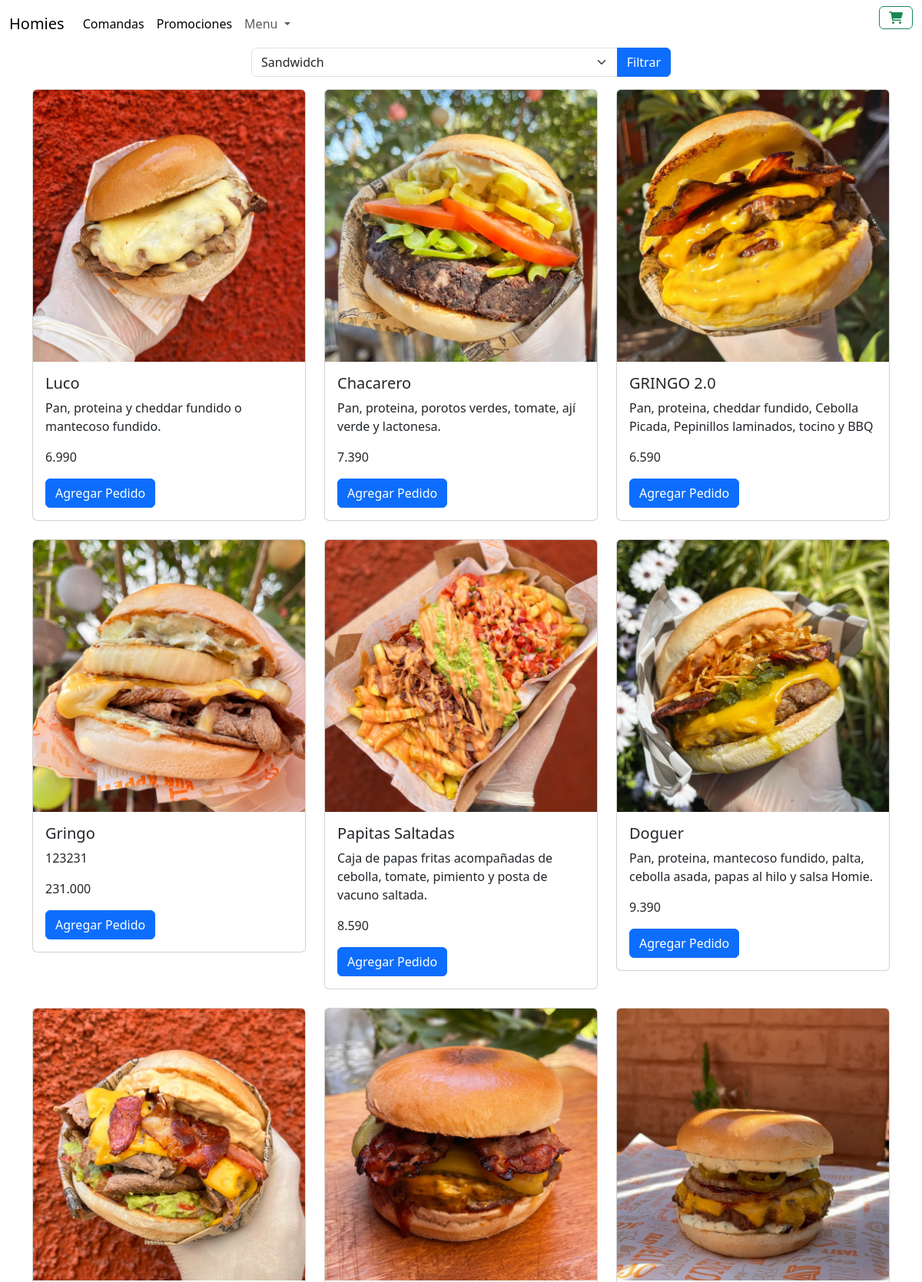
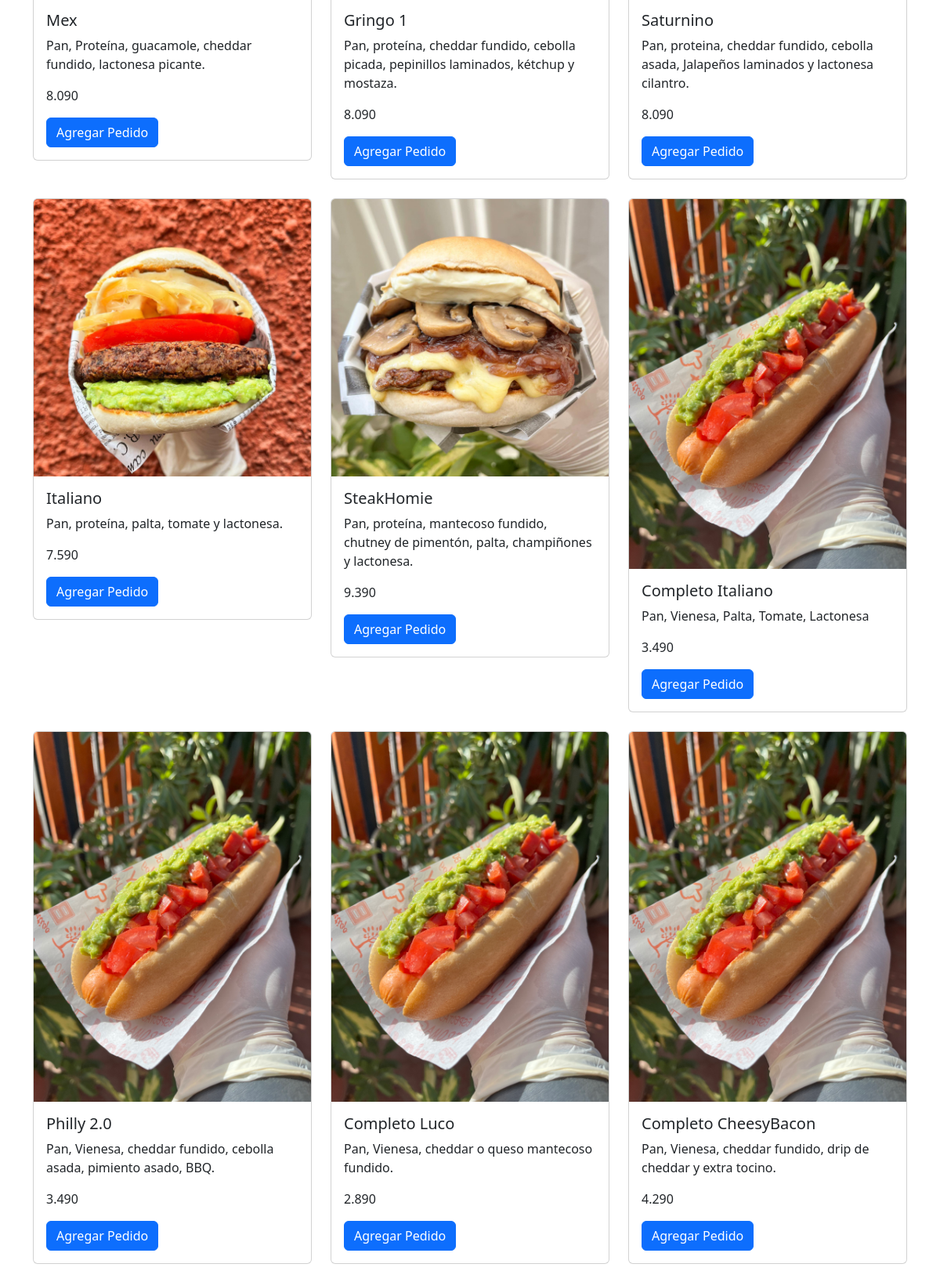
Screenshot of /listar_productos (upper part) with the database file from the repository (2 pictures, top to bottom).
### app/models.py (models this page shows, shortened)
class Producto(models.Model):
    nombre = models.CharField(max_length=200)
    descripcion = models.TextField()
    precio = models.DecimalField(max_digits=6, decimal_places=3)
    stock = models.IntegerField()
    fecha_creacion = models.DateTimeField(auto_now_add=True)
    categoria = models.ForeignKey(Categoria, on_delete=models.CASCADE)
    imagen = models.ImageField(upload_to="productos", null=True)
    cantidad = models.IntegerField(default=0)
    comentario = models.CharField(max_length=100,default="")
    SIMPLE = 'Simple'
    DOBLE = 'Doble'
    OPCIONES_HAMBURGUESA = [
        (SIMPLE, 'Hamburguesa Simple'),
        (DOBLE, 'Hamburguesa Doble'),
    ]
    tipo_hamburguesa = models.CharField(
        max_length=10,
        choices=OPCIONES_HAMBURGUESA,
        default=SIMPLE,
    )

### app/views.py (the view)
# urls.py: path('listar_productos', listar_productos, name='listar_productos'),
def listar_productos(request,categoria_id=None):
    categorias = Categoria.objects.all()  # Asegúrate de importar la clase Categoria
    if request.method == 'POST':
        form = ProductoForm(request.POST)
        if form.is_valid():
            form.save()
            return redirect('home')  # Redirige a la misma página después de agregar un producto
    else:
        form = ProductoForm()
    if 'categoria_id' in request.GET:
        categoria_id = request.GET['categoria_id']
        productos = Producto.objects.filter(categoria__id=categoria_id)
    else:
        productos = Producto.objects.all()
    context = {'productos': productos, 'form': form, 'categorias': categorias}
    return render(request, 'app/listar_productos.html', context)

### app/forms.py
class ProductoForm(forms.ModelForm):
    class Meta:
        model = Producto
        fields = ['nombre', 'cantidad', 'precio', 'comentario', 'tipo_hamburguesa']

### app/templates/app/listar_productos.html (shortened to what this page needs)
{% extends 'app/base.html' %}
{% block content %}
    <div class="container">
      <div class="row justify-content-center">
        <div class="col-md-6">
          <form class="mb-3" method="get" action="{% url 'listar_productos' %}">
            <div class="input-group">
              <select class="form-select" name="categoria_id" id="categoria">
                {% for categoria in categorias %}
                  <option value="{{ categoria.id }}">{{ categoria.nombre }}</option>
                {% endfor %}
              </select>
              <button type="submit" class="btn btn-primary">Filtrar</button>
            </div>
          </form>
        </div>
      </div>
    </div>
    <div class="container">
        <div class="row">
          {% for producto in productos %}
            <div class="col-lg-4 col-md-6 col-sm-12 mb-4">
              <div class="card">
                <img src="{{ producto.imagen.url }}" class="card-img-top custom-image" alt="{{ producto.nombre }}">
                <div class="card-body">
                  <h5 class="card-title">{{ producto.nombre }}</h5>
                  <p class="card-text">{{ producto.descripcion }}</p>
                  <p class="card-text">{{ producto.precio }}</p>
  <button type="button" class="btn btn-primary" data-bs-toggle="modal" data-bs-target="#myModal">
  Agregar Pedido
  </button>
</div>
</div>
</div>
{% endfor %}
</div>
</div>
{% endblock %}

### rows the page displays
Producto: imagen (picture), nombre "Luco", descripcion "Pan, proteina y cheddar fundido o mantecoso fundido.", precio "6.990"
Producto: imagen (picture), nombre "Chacarero", descripcion "Pan, proteina, porotos verdes, tomate, ají verde y lactonesa.", precio "7.390"
Producto: imagen (picture), nombre "GRINGO 2.0", descripcion "Pan, proteina, cheddar fundido, Cebolla Picada, Pepinillos laminados, tocino y BBQ", precio "6.590"
Producto: imagen (picture), nombre "Gringo", descripcion "123231", precio "231.000"
Producto: imagen (picture), nombre "Papitas Saltadas", descripcion "Caja de papas fritas acompañadas de cebolla, tomate, pimiento y posta de vacuno saltada.", precio "8.590"
Producto: imagen (picture), nombre "Doguer", descripcion "Pan, proteina, mantecoso fundido, palta, cebolla asada, papas al hilo y salsa Homie.", precio "9.390"
Producto: imagen (picture), nombre "Mex", descripcion "Pan, Proteína, guacamole, cheddar fundido, lactonesa picante.", precio "8.090"
Producto: imagen (picture), nombre "Gringo 1", descripcion "Pan, proteína, cheddar fundido, cebolla picada, pepinillos laminados, kétchup y mostaza.", precio "8.090"
Producto: imagen (picture), nombre "Saturnino", descripcion "Pan, proteina, cheddar fundido, cebolla asada, Jalapeños laminados y lactonesa cilantro.", precio "8.090"
Producto: imagen (picture), nombre "Italiano", descripcion "Pan, proteína, palta, tomate y lactonesa.", precio "7.590"
Producto: imagen (picture), nombre "SteakHomie", descripcion "Pan, proteína, mantecoso fundido, chutney de pimentón, palta, champiñones y lactonesa.", precio "9.390"
Producto: imagen (picture), nombre "Completo Italiano", descripcion "Pan, Vienesa, Palta, Tomate, Lactonesa", precio "3.490"
Producto: imagen (picture), nombre "Philly 2.0", descripcion "Pan, Vienesa, cheddar fundido, cebolla asada, pimiento asado, BBQ.", precio "3.490"
Producto: imagen (picture), nombre "Completo Luco", descripcion "Pan, Vienesa, cheddar o queso mantecoso fundido.", precio "2.890"
Producto: imagen (picture), nombre "Completo CheesyBacon", descripcion "Pan, Vienesa, cheddar fundido, drip de cheddar y extra tocino.", precio "4.290"

### other values shown
form field categoria_id "Sandwidch"
